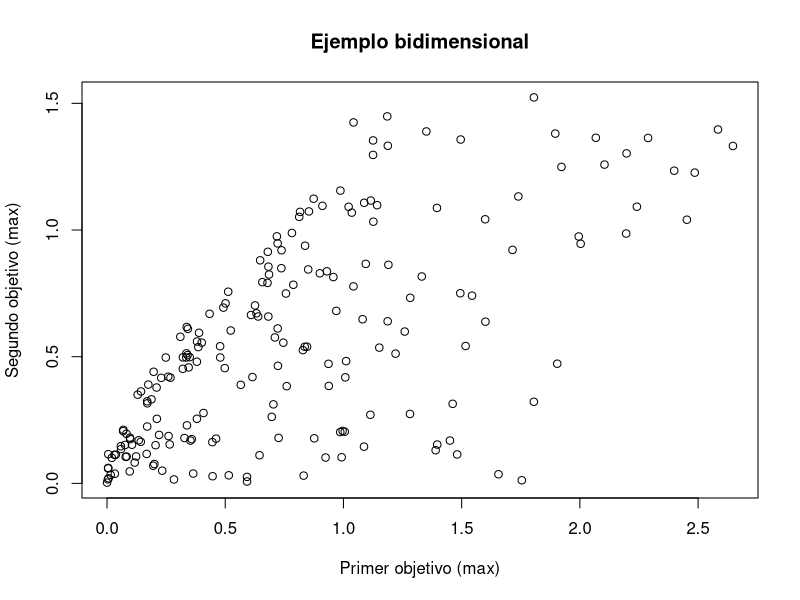
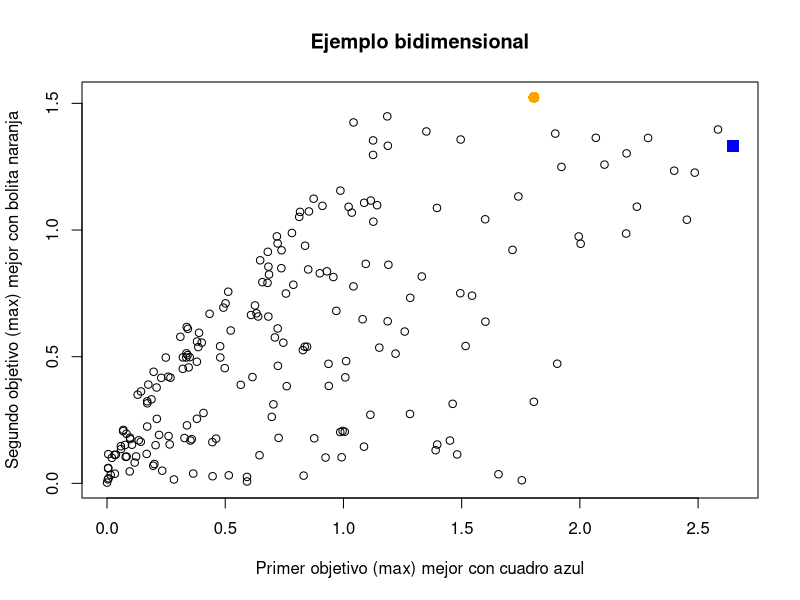

Generate these figures, in order, with R: (Note: this script raises an error after producing the figures.)
pick.one <- function(x) {
    if (length(x) == 1) {
        return(x)
    } else {
        return(sample(x, 1))
    }
}
 
poli <- function(maxdeg, varcount, termcount) {
    f <- data.frame(variable=integer(), coef=integer(), degree=integer())
    for (t in 1:termcount) {
        var <- pick.one(1:varcount)
        deg <- pick.one(1:maxdeg)
        f <-  rbind(f, c(var, runif(1), deg))
    }
    names(f) <- c("variable", "coef", "degree")
    return(f)
}
 
eval <- function(pol, vars, terms) {
    value <- 0.0
    for (t in 1:terms) {
        term <- pol[t,]
        value <-  value + term$coef * vars[term$variable]^term$degree
    }
    return(value)
}
 
domin.by <- function(target, challenger) {
    if (sum(challenger < target) > 0) {
        return(FALSE) # hay empeora
    } # si no hay empeora, vemos si hay mejora
    return(sum(challenger > target) > 0)
}
 
vc <- 4
md <- 3
tc <- 5
k <- 2 # cuantas funciones objetivo
obj <- list()
for (i in 1:k) {
    obj[[i]] <- poli(vc, md, tc)
}
minim <- (runif(k) > 0.5)
sign <- (1 + -2 * minim)
n <- 200 # cuantas soluciones aleatorias
sol <- matrix(runif(vc * n), nrow=n, ncol=vc)
val <- matrix(rep(NA, k * n), nrow=n, ncol=k)
for (i in 1:n) { # evaluamos las soluciones
    for (j in 1:k) { # para todos los objetivos
        val[i, j] <- eval(obj[[j]], sol[i,], tc)
    }
}
mejor1 <- which.max(sign[1] * val[,1])
mejor2 <- which.max(sign[2] * val[,2])
cual <- c("max", "min")
xl <- paste("Primer objetivo (", cual[minim[1] + 1], ")", sep="")
yl <- paste("Segundo objetivo (", cual[minim[2] + 1], ")", sep="")
png("p11_init.png")
plot(val[,1], val[,2], xlab=xl, ylab=yl, main="Ejemplo bidimensional")
graphics.off()
png("p11_mejores.png")
plot(val[,1], val[,2], xlab=paste(xl, "mejor con cuadro azul"),
     ylab=paste(yl,"mejor con bolita naranja"),
     main="Ejemplo bidimensional")
points(val[mejor1, 1], val[mejor1, 2], col="blue", pch=15, cex=1.5)
points(val[mejor2, 1], val[mejor2, 2], col="orange", pch=16, cex=1.5)
graphics.off()
no.dom <- logical()
dominadores <- integer()
for (i in 1:n) {
    d <- logical()
    for (j in 1:n) {
        d <- c(d, domin.by(sign * val[i,], sign * val[j,], k))
    }
    cuantos <- sum(d)
    dominadores <- c(dominadores, cuantos)
    no.dom <- c(no.dom, cuantos == 0) # nadie le domina
}
frente <- subset(val, no.dom) # solamente las no dominadas
png("p11_frente.png")
plot(val[,1], val[,2], xlab=xl, ylab=yl, main="Ejemplo bidimensional")
points(frente[,1], frente[,2], col="green", pch=16, cex=1.5)
graphics.off()
library(ggplot2) # recordar instalar si hace falta
data <- data.frame(pos=rep(0, n), dom=dominadores)
png("p11_violin.png")
gr <- ggplot(data, aes(x=pos, y=dom)) + geom_violin(fill="orange", color="red")
gr + geom_boxplot(width=0.2, fill="blue", color="green", lwd=2) +
    xlab("") +
    ylab("Frecuencia") +
    ggtitle("Cantidad de soluciones dominantes")
graphics.off()
